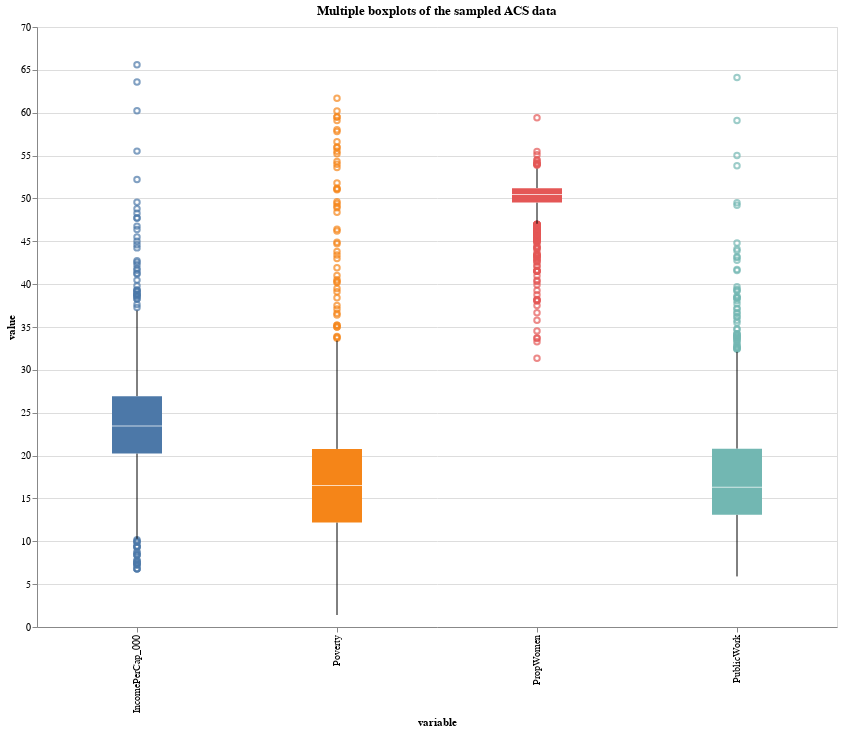

Here is the notebook cell this chart was saved with:
### Markdown cell above
### Visualise the data

Plot multiple boxplots of the sampled data.

### Code cell
alt.Chart(v_sample.melt()).mark_boxplot(size=50).encode(
    x='variable',
    y='value',
    color=alt.Color('variable', legend=None)
).properties(
    height=600,
    width=800,
    title='Multiple boxplots of the sampled ACS data'
)

### Figure 1 — Vega-Lite specification as saved in the notebook (floating-point values rounded to 4 significant figures; data arrays with more than 128 entries replaced by an {"elided": "..."} marker saying what was removed)
{"config": {"view": {"continuousWidth": 400, "continuousHeight": 300}}, "data": {"name": "data-a0eddd2771b80aac050f759d8f3412ef"}, "mark": {"type": "boxplot", "size": 50}, "encoding": {"color": {"field": "variable", "legend": null, "type": "nominal"}, "x": {"field": "variable", "type": "nominal"}, "y": {"field": "value", "type": "quantitative"}}, "height": 600, "title": "Multiple boxplots of the sampled ACS data", "width": 800, "$schema": "https://vega.github.io/schema/vega-lite/v4.17.0.json", "datasets": {"data-a0eddd2771b80aac050f759d8f3412ef": {"elided": "5000 records"}}}
